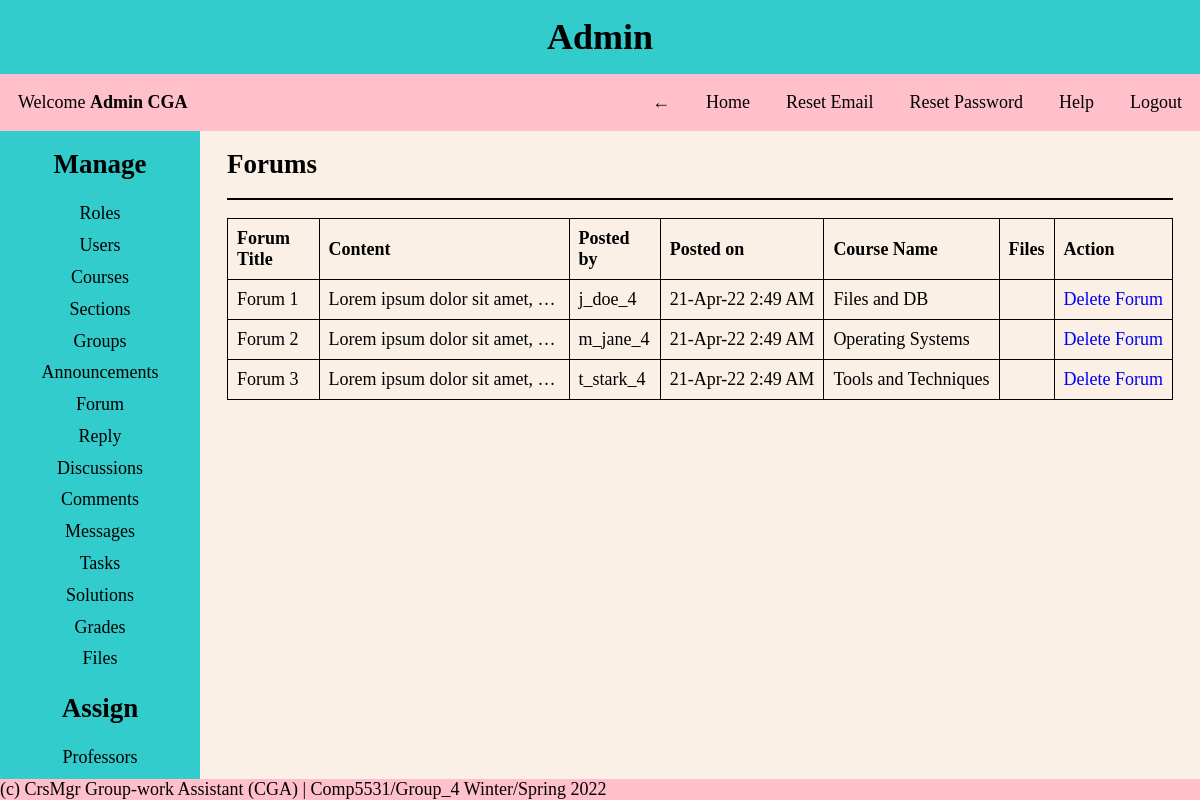
/pages/admin.php?page=forums (signed in), run on an earlier commit of the app's database.
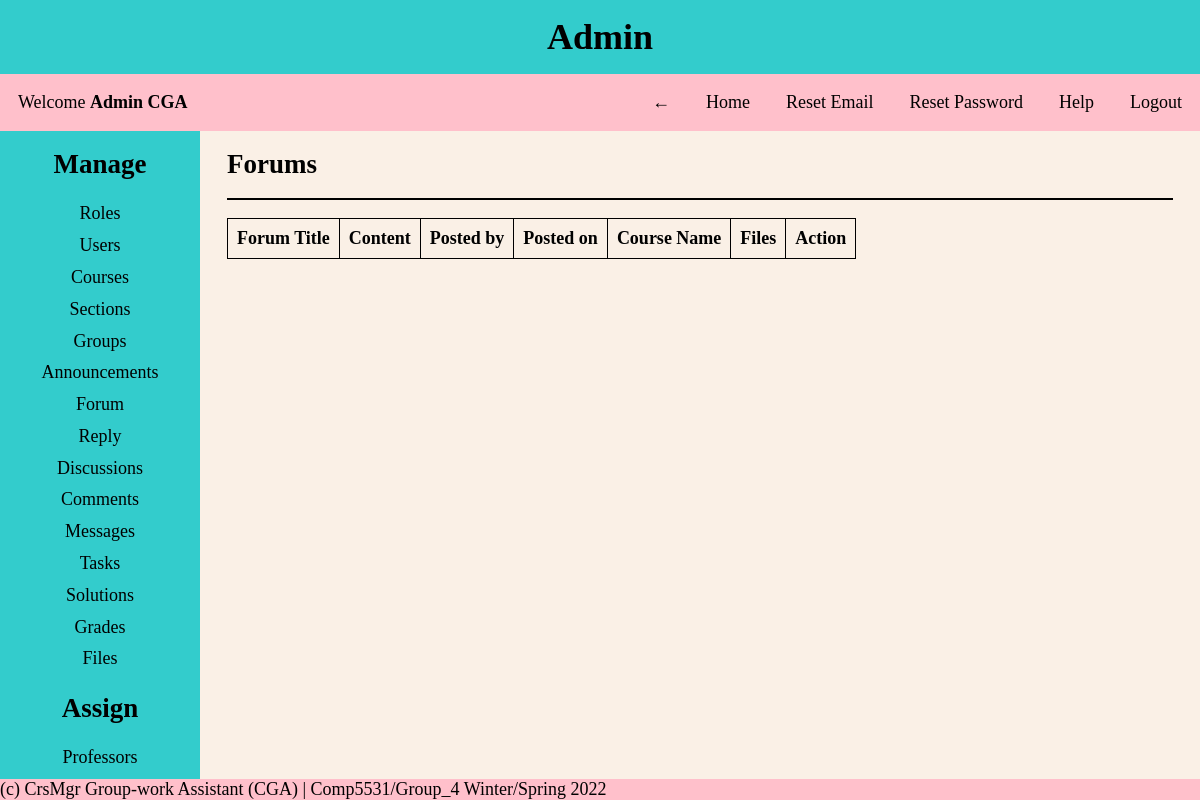
And on a later commit of the database.
### tables this page shows
CREATE TABLE Forum
(
  forum_id INT NOT NULL AUTO_INCREMENT PRIMARY KEY,
  forum_title VARCHAR(30) NOT NULL,
  forum_content VARCHAR(1024) NOT NULL,
  posted_by_uid INT NOT NULL,
  posted_on DATETIME DEFAULT CURRENT_TIMESTAMP NOT NULL,
  course_id INT NOT NULL,
  file_id INT,
  FOREIGN KEY (course_id) REFERENCES Course(course_id) ON DELETE CASCADE ON UPDATE CASCADE,
  FOREIGN KEY (file_id) REFERENCES Files(file_id) ON DELETE CASCADE ON UPDATE CASCADE
);

CREATE TABLE Users
(
  user_id INT NOT NULL AUTO_INCREMENT PRIMARY KEY,
  first_name VARCHAR(30) NOT NULL,
  last_name VARCHAR(30) NOT NULL,
  dob DATE NOT NULL,
  email VARCHAR(30) NOT NULL UNIQUE,
  username VARCHAR(30) NOT NULL UNIQUE,
  password VARCHAR(30) NOT NULL,
  created_on DATETIME DEFAULT CURRENT_TIMESTAMP,
  first_login TINYINT NOT NULL,
  role_id INT NOT NULL,
  FOREIGN KEY (role_id) REFERENCES Roles(role_id)
);

CREATE TABLE Course
(
  course_id INT NOT NULL AUTO_INCREMENT PRIMARY KEY,
  course_name VARCHAR(30) NOT NULL UNIQUE,
  course_number INT NOT NULL UNIQUE
);

### helper/functions.php (called while the page is built, shortened)
<?php
function date_convert($date)
{
    $date = strtotime($date);
    return date('d-M-y g:i A', $date);
}

### CRUD/forums.php (the view, shortened to what this page needs)
<div class="content-body">
    <?php
    $query = "SELECT f.*, fl.*, u.username, c.course_name FROM forum as f
    JOIN users as u ON  u.user_id = f.posted_by_uid
    JOIN course as c ON c.course_id = f.course_id
    LEFT JOIN files as fl ON fl.file_id = f.file_id
    ORDER BY f.forum_id ASC";
    $forums = mysqli_query($conn, $query);
    ?>
    <h2>Forums</h2>
    <hr>
    <table>
        <thead>
            <tr>
                <th>Forum Title</th>
                <th>Content</th>
                <th>Posted by</th>
                <th>Posted on</th>
                <th>Course Name</th>
                <th>Files</th>
                <th>Action</th>
            </tr>
        </thead>
        <tbody>
            <?php
            foreach ($forums as $row) {
                $id = $row['forum_id'];
                $title = $row['forum_title'];
                $content = $row['forum_content'];
                $posted_by = $row['username'];
                $posted_on = date_convert($row['posted_on']);
                $course_name = $row['course_name'];
                $file_id = $row['file_id'];
                $file_name = $row['file_name'];
            ?>
                <tr>
                    <td><?= $title ?></td>
                    <td><?= $content ?></td>
                    <td><?= $posted_by ?></td>
                    <td><?= $posted_on ?></td>
                    <td><?= $course_name ?></td>
                    <td><a href='?page=forums&download_file=<?= $file_id ?>'><?= $file_name ?></a></td>
                    <td><a href="?page=forums&delete_id=<?= $id ?>&delete_file=<?= $file_id ?>" onclick="return confirm('Are you sure you want to delete?')">Delete Forum</a></td>
                </tr>
            <?php } ?>
        </tbody>
    </table>
</div>

What changed in the data, as far as the page shows it:
removed forum: forum_title "Forum 1", forum_content "Lorem ipsum dolor sit amet,…", users.username "j_doe_4", posted_on "21-Apr-22 2:49 AM", course.course_name "Files and DB"
removed forum: forum_title "Forum 2", forum_content "Lorem ipsum dolor sit amet,…", users.username "m_jane_4", posted_on "21-Apr-22 2:49 AM", course.course_name "Operating Systems"
removed forum: forum_title "Forum 3", forum_content "Lorem ipsum dolor sit amet,…", users.username "t_stark_4", posted_on "21-Apr-22 2:49 AM", course.course_name "Tools and Techniques"
